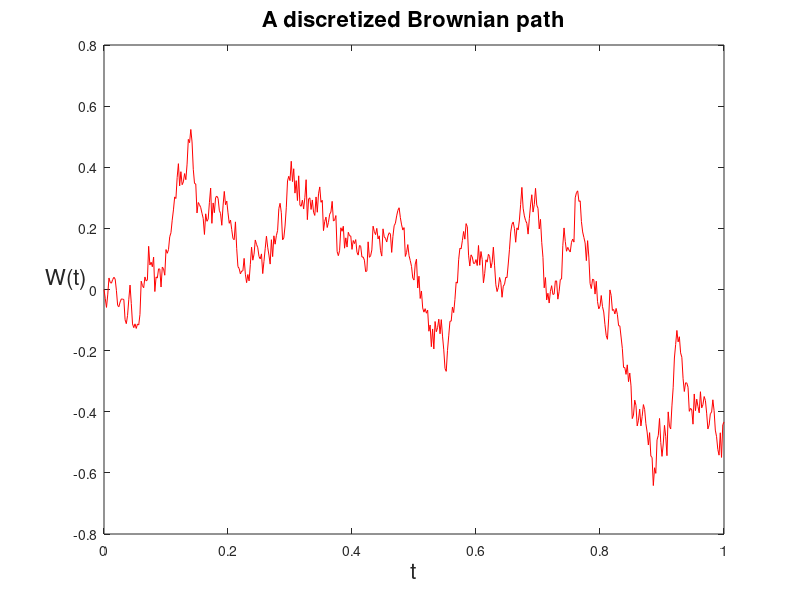
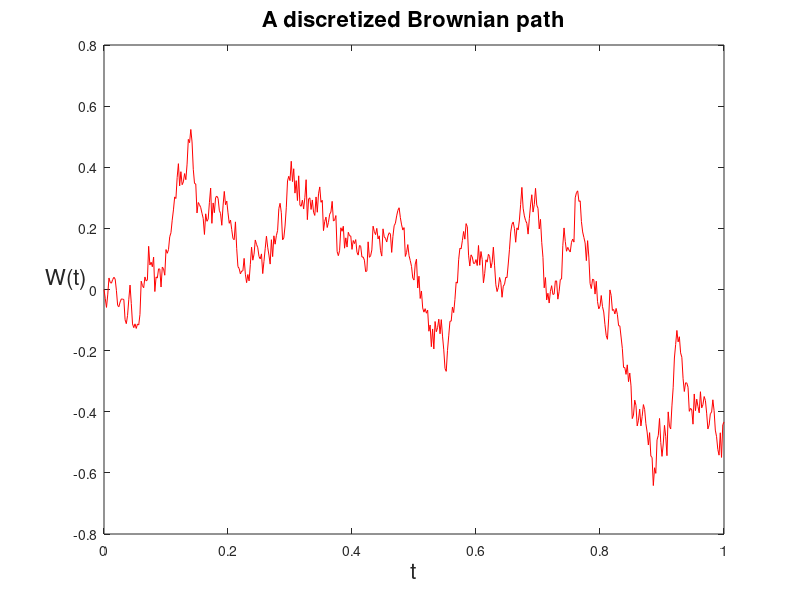
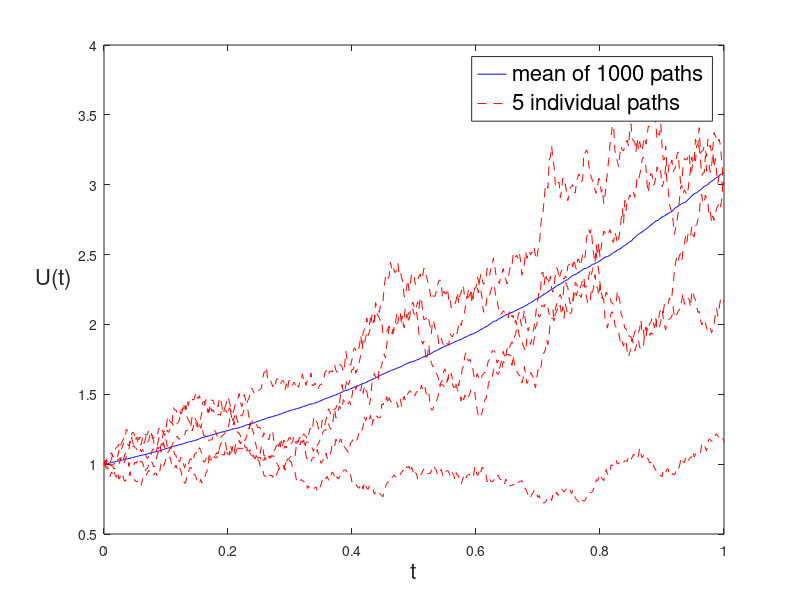
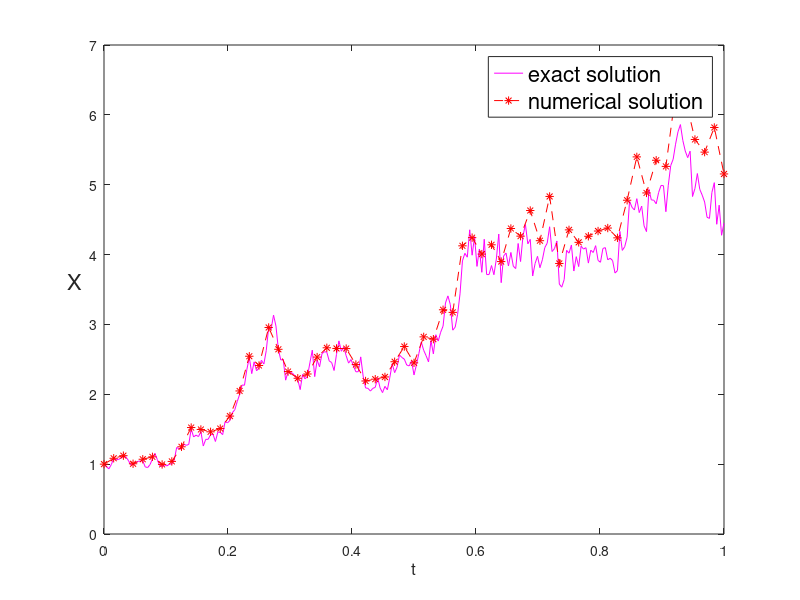

Write the MATLAB code that produced these figures, in order.
clc; clear all;
% This code lets you practice simulating Stochastic Differential Equations
% (SDEs) numerically. The entire code is from Desmond J. Higham, 2001, SIAM
% Review, Vol. 43, No. 3, 525-546.

%%
% BPATH1 Brownian path simulation
% This part generates discretized Brownian path

randn('state', 100 ) % for reproducibility

T = 1;
N = 500;
dt = T/N;

dW = zeros(1,N); % preallocate arrays
W  = zeros(1,N);  % for efficiency

dW(1) = sqrt(dt)*randn; % first increment of the Brownian motion
W(1) = dW(1); % since W(0) = 0 is not allowed (we set W(0)=0 when plotting)

for j = 2:N
    dW(j) = sqrt(dt)*randn;  % general increments of W(t)
    W(j) = W(j-1) + dW(j);
end

figure;
plot([0:dt:T], [0, W], 'r-') % plot W against t
xlabel('t','FontSize', 16)
ylabel('W(t)', 'FontSize', 16, 'Rotation', 0)
title('A discretized Brownian path', 'FontSize', 16)


%%
% BPATH2 Brownian path simulation: vectorized

randn('state', 100) % set the state of randn
T = 1;
N = 500;
dt = T/N;

% increments of Bwonian motion ~ \sqrt(dt) * N(0,1)
dW = sqrt(dt) * randn(1, N); 
W = cumsum(dW); % cumulative sum - this helps avoid for loops

figure;
plot([0:dt:T], [0, W], 'r-') % plot W against t
xlabel('t', 'FontSize',16)
ylabel('W(t)', 'FontSize', 16, 'Rotation', 0)
title('A discretized Brownian path', 'FontSize', 16)


%%
% BPATH3 Function along a Brownian path
randn('state', 100) % set the state of randn
T = 1;
N = 500;
dt = T/N;
t = [dt:dt:1];

M  = 1000; % M paths simultaneously
dW = sqrt(dt) * randn(M,N); % increments
W  = cumsum(dW, 2); % cumulative sum: 1000 realizations of W(t) over 500 time instances

% Evaluate the function u(W(t)) = exp(t + 0.5W(t))
U  = exp(repmat(t, [M 1]) + 0.5*W); 
Umean = mean(U);        % columnwise average

figure;
plot([0,t], [1, Umean], 'b-'), hold on % plot mean over M paths
plot([0,t], [ones(5,1), U(1:5,:)],'r--'), hold off % plot 5 individual paths
xlabel('t', 'FontSize',16)
ylabel('U(t)',  'FontSize', 16, 'Rotation', 0, 'HorizontalAlignment', 'right')
legend('mean of 1000 paths', '5 individual paths', 'FontSize', 16)

% The sample average (expected value of u(W(t)) turns out to be exp(9t/8)
averr = norm((Umean - exp(9*t/8)), 'inf')   % sample error -> this will decrease when sampled more W(t)


%%
%STINT Approximate stochastic integrals
%
% Ito and Stratonovich integrals of W dW

randn('state', 100) % set the state of randn
T = 1;
N = 500;
dt = T/N;

dW = sqrt(dt) * randn(1,N); % increments
W = cumsum(dW);             % cumulative sum

ito = sum([0, W(1:end-1)] .* dW)
strat = sum((0.5*([0,W(1:end-1)]+W) + 0.5*sqrt(dt)*randn(1,N)).*dW)

itoerr = abs(ito - 0.5*(W(end)^2 - T))
straterr = abs(strat - 0.5*W(end)^2)


%% EM Euler-Maruyama method on linear SDE
%
% SDE is dX = lambda*X dt + mu*X dW, X(0) = Xzero,
% where lambda = 2, mu = 1 and Xzero = 1.
%
% Discretized Brownian path over [0,1] has dt = 2^(-8).
% Euler-Maruyama uses timestep R*dt.
randn('state', 100)
lambda = 2;
mu = 1;
Xzero = 1; % problem parameters

T = 1;
N = 2^8;
dt = 1/N;

dW = sqrt(dt)*randn(1,N); % Brownian increments
W = cumsum(dW);           % discretized Brownian path

% Exact solution
Xtrue = Xzero * exp((lambda-0.5*mu^2) * ([dt:dt:T]) + mu*W);

figure;
plot([0:dt:T], [Xzero, Xtrue], 'm-'), hold on

R = 4;
Dt = R*dt;  % step size of EM
L = N/R;    % L EM steps of size Dt = R*dt
Xem = zeros(1,L); % preallocate for efficiency
Xtemp = Xzero;

for j = 1:L
    Winc = sum(dW(R*(j-1) + 1:R*j));    % W increment in EM
    Xtemp = Xtemp + Dt*lambda*Xtemp + mu*Xtemp*Winc;
    Xem(j) = Xtemp;
end

plot([0:Dt:T], [Xzero, Xem],  'r--*'), hold off
xlabel('t', 'FontSize', 12)
ylabel('X', 'FontSize', 16, 'Rotation', 0, 'HorizontalAlignment', 'right')
legend('exact solution', 'numerical solution', 'FontSize', 16)

% Error at the end point
emerr = abs(Xem(end) - Xtrue(end))   % this will decrease fior smaller R value



%% EMSTRONG Test strong convergence of Euler-Maruyama
%
% Solves dX = lambda*X dt + mu*X dW, X(0) = Xzero,
% where lambda = 2, mu = 1 and Xzer0 = 1.
%
% Discretized Brownian path over [0,1] has dt = 2^(-9).
% E-M uses 5different timesteps: 16dt, 8dt, 4dt, 2dt, dt.
% Examine strong convergence at T=1: E | X_L - X(T) |.

randn('state', 100)
lambda = 2; mu = 1; Xzero = 1; % problem parameters
T = 1;
N = 2^9;
dt = T/N;

M = 1000;               % number of paths sampled
Xerr = zeros(M,5);      % preallocate array

% Sample over discrete Brownian paths
for s = 1:M 
    dW = sqrt(dt)*randn(1,N);   % Brownian increments
    W = cumsum(dW);             % discrete Brownian path
    Xtrue = Xzero*exp((lambda-0.5*mu^2)+mu*W(end));
    
    % Test with 5 different step sizes
    for p = 1:5
        R = 2^(p-1);
        Dt = R*dt;
        L = N/R; % L Euler steps of size Dt = R*dt
        Xtemp = Xzero;
        
        for j = 1:L
            Winc = sum(dW(R*(j-1)+1:R*j));
            Xtemp = Xtemp + Dt*lambda*Xtemp + mu*Xtemp*Winc;
        end
    
        Xerr(s,p) = abs(Xtemp - Xtrue); % store the error at t = 1
    end
end

Dtvals = dt*(2.^([0:4]));

figure;
subplot(221) % top LH picture
loglog(Dtvals, mean(Xerr), 'b*-'), hold on
loglog(Dtvals, (Dtvals.^(.5)), 'r--'), hold off % reference slope of 1/2
axis([1e-3 1e-1 1e-4 1])
xlabel('\Delta t'), ylabel('Sample average of | X(T) - X_L |')
title('emstrong.m', 'FontSize', 10)

%%%% Least squares fit of error = C * Dt^q %%%%
A = [ones(5,1), log(Dtvals)'];
rhs = log(mean(Xerr)');

sol = A\rhs;
q = sol(2)
resid = norm(A*sol - rhs)


%% CHAIN Test stochastic Chain Rule
%
% Solve SDE for V(X) = sqrt(X) where X solves
% dX = (alpha - X) dt + beta sqrt(X) dW, X(0) = Xzero,
% with alpha = 2, beta = 1 and Xzero = 1.
% Xem1 is Euler-Maruyama solution for X.
% Xem2 is Euler-Maruyama solution of SDE for V from Chain Rule.
% Hence, we compare sqrt(Xem1) and Xem2.
% Note: abs is used for safety inside sqrt, but has no effect in this case.

randn('state', 100)
alpha = 2;
beta = 1;
T = 1;
N = 200;
dt = T/N; % Problem parameters

Xzero = 1;
Xzero2 = 1/sqrt(Xzero);

Dt = dt; % EM steps of size Dt = dt
Xem1 = zeros(1,N);
Xem2 = zeros(1,N); % preallocate for efficiency
Xtemp1 = Xzero;
Xtemp2 = Xzero2;

for j = 1:N
    Winc = sqrt(dt)*randn;
    f1 = (alpha-Xtemp1);
    g1 = beta*sqrt(abs(Xtemp1));

    Xtemp1 = Xtemp1 + Dt*f1 + Winc*g1;
    Xem1(j) = Xtemp1;
    
    f2 = (4*alpha-beta^2)/(8*Xtemp2) - Xtemp2/2;
    g2 = beta/2;
    Xtemp2 = Xtemp2 + Dt*f2 + Winc*g2;
    Xem2(j) = Xtemp2;
end

figure;
plot([0:Dt:T],[sqrt([Xzero,abs(Xem1)])],  'b-', [0:Dt:T], [Xzero,Xem2], 'ro')
legend('Direct Solution',  'Solution via Chain Rule', 'FontSize', 16)
xlabel('t', 'FontSize', 12)
ylabel('V(X)',  'FontSize', 16, 'Rotation', 0, 'HorizontalAlignment', 'right')

Xdiff = norm(sqrt(Xem1) - Xem2, 'inf')


